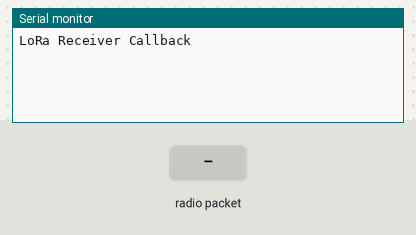
Simulated run of this sketch. Board: Arduino Uno, built with avr-gcc and run on an emulated ATmega328P. Shown: the last lines printed to the serial monitor. Inputs (shaded band) come from the test bench. No radio packets arrive unless stated.

Above: at 1.2 s.
1.3 s: radio packet "1" arrives
At 2.3 s:
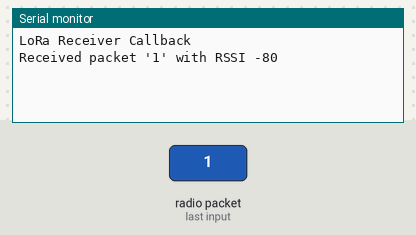
2.8 s: radio packet "0" arrives
At 3.5 s:
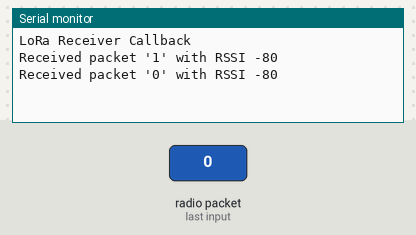
4.3 s: radio packet "2" arrives
At 5.8 s:
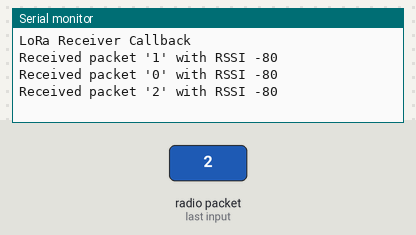

The sketch:

Test_Lora.ino
```cpp
#include <SPI.h>
#include <LoRa.h>

#define ss 15
#define rst 16
#define dio0 5

void setup() {
  Serial.begin(115200);
  while (!Serial);

  Serial.println("LoRa Receiver Callback");

  LoRa.setPins(ss, rst, dio0);

  if (!LoRa.begin(433E6)) {
    Serial.println("Starting LoRa failed!");
    while (1);
  }

  // register the receive callback
  LoRa.onReceive(onReceive);

  // put the radio into receive mode
  LoRa.receive();
}

void loop() {
  // do nothing
}

void onReceive(int packetSize) {
  // received a packet
  Serial.print("Received packet '");

  // read packet
  for (int i = 0; i < packetSize; i++) {
    Serial.print((char)LoRa.read());
  }

  // print RSSI of packet
  Serial.print("' with RSSI ");
  Serial.println(LoRa.packetRssi());
}
```

Measured:
- after the input at 1.3 s, the serial monitor: prints a new line at once (image 1)
- after the input at 2.8 s, the serial monitor: prints a new line at once (image 2)
- after the input at 4.3 s, the serial monitor: prints a new line at once (image 3)
